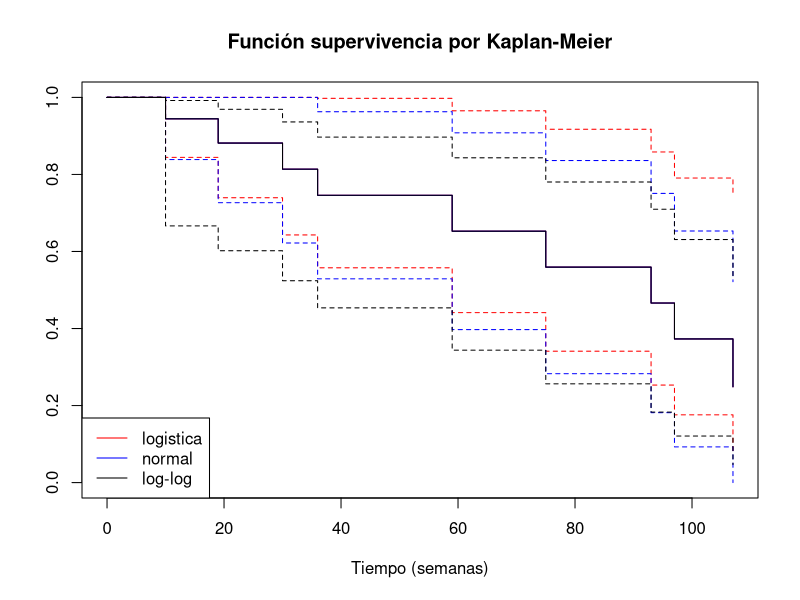
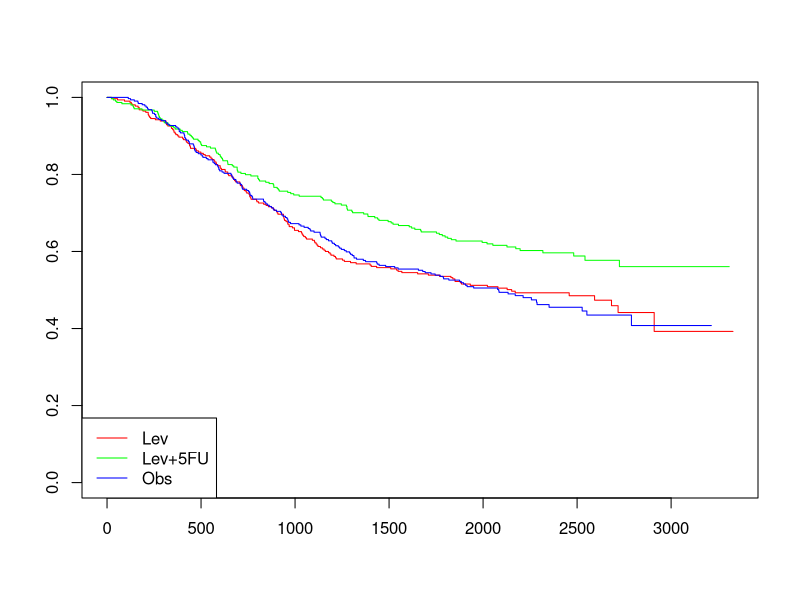
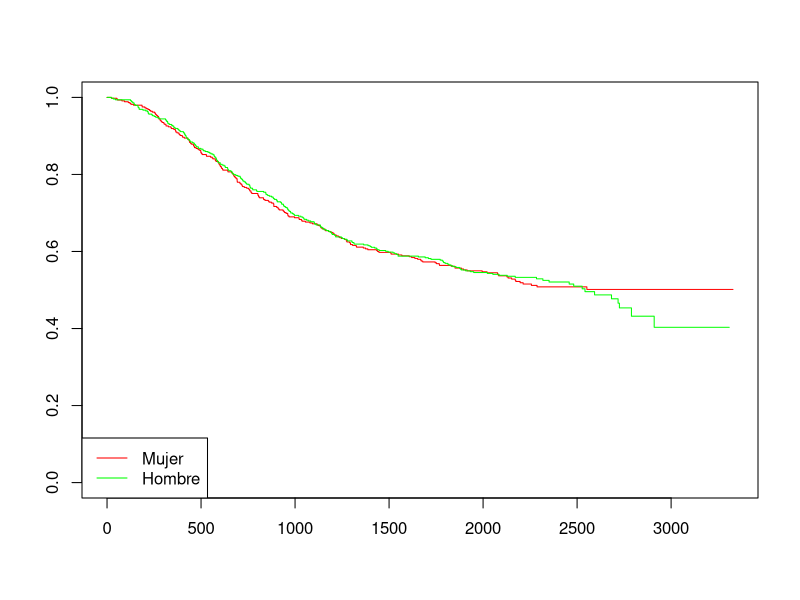
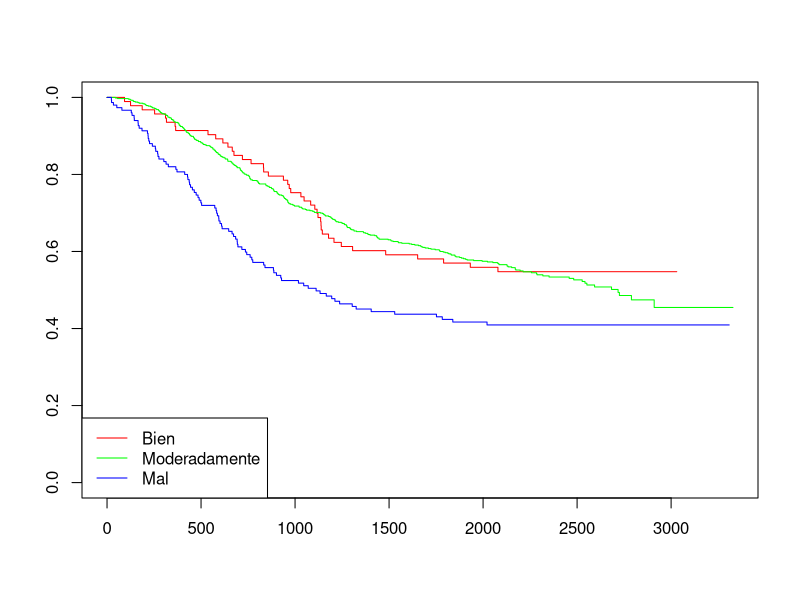
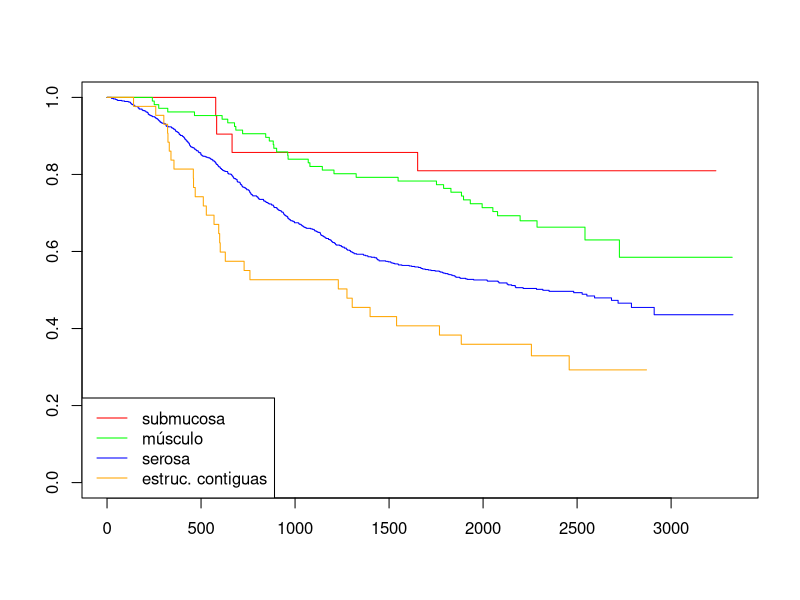

Source code (R) for these figures, in order:
## ---- chunk 1
knitr::opts_chunk$set(echo = TRUE)
options(width=1000)
## ---- chunk 2
library(dplyr)
library(readr)
library(survival)
## ---- chunk 3
diu <- read_table("dispositivo.txt")
print(diu)
## ---- chunk 4
## Intervalo de confianza con la transformación logística (por defecto) ##
diu.surv1 <- survfit(Surv(time,status)~1, diu)
summary(diu.surv1)

## Intervalo de confianza asumiendo normalidad ##
diu.surv2 <- survfit(Surv(time,status)~1, diu, conf.type="plain")
summary(diu.surv2)

## Intervalo de confianza con la transformación clog-log ##
diu.surv3 <- survfit(Surv(time,status)~1, diu, conf.type="log-log")
summary(diu.surv3)
## ---- chunk 5
plot(diu.surv1, col="red", main="Función supervivencia por Kaplan-Meier", xlab="Tiempo (semanas)")
lines(diu.surv2, col="blue")
lines(diu.surv3, col="black")
legend("bottomleft", c("logistica","normal","log-log"), col=c("red","blue","black"), lty=1)
## ---- chunk 6
diu.surv1 |> 
  summary(times=19)
## ---- chunk 7
diu.surv1 |> 
  summary()
## ---- chunk 8
colon <- read_table("colon.txt") |> 
  mutate(across(where(is.character), as.factor))

print(colon)
## ---- chunk 9
surv1 <- survfit(Surv(time, status) ~ rx, data=colon)

surv1 |> plot(col=c("red","green","blue"))
legend("bottomleft", levels(colon$rx), col=c("red","green","blue"), lty=1)
## ---- chunk 10
surv1 |> summary(times=127)
## ---- chunk 11
surv2 <- survfit(Surv(time, status) ~ sex, data=colon)

surv2 |> plot(col=c("red","green"))
legend("bottomleft", c("Mujer","Hombre"), col=c("red","green"), lty=1)

survdiff(Surv(time,status)~sex, colon) 
## ---- chunk 12
surv3 <- survfit(Surv(time, status) ~ differ, data=colon)

surv3 |> plot(col=c("red","green","blue"))
legend("bottomleft", c("Bien","Moderadamente","Mal"), col=c("red","green","blue"), lty=1)

survdiff(Surv(time,status)~differ, colon) 
## ---- chunk 13
surv4 <- survfit(Surv(time, status) ~ extent, data=colon)

surv4 |> plot(col=c("red","green","blue","orange"))
legend("bottomleft", c("submucosa","músculo","serosa","estruc. contiguas"),
       col=c("red","green","blue","orange"), lty=1)

survdiff(Surv(time,status)~extent, colon) 
